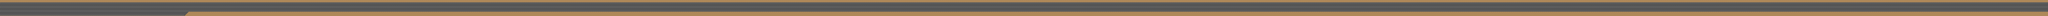

A level layout from a 2D game, rendered from its tile map. Below: a short description, then the map file with tile-grid data replaced by summaries:
An orthogonal 1000x8 tile map with 64x64 px tiles, 2 tile layers (GameEvents, TileLayer), 2 tilesets.

<map version="1.0" orientation="orthogonal" width="1000" height="8" tilewidth="64" tileheight="64">
 <tileset firstgid="1" name="basic-tiles" tilewidth="64" tileheight="64">
  <image source="basic-tiles-hd.png" width="256" height="512" />
 </tileset>
 <tileset firstgid="33" name="event-tiles" tilewidth="64" tileheight="64">
  <image source="event-tiles-hd.png" width="64" height="64" />
  <tile id="0">
   <properties>
    <property name="policeSpawn" value="1" />
   </properties>
  </tile>
 </tileset>
 <layer name="GameEvents" width="1000" height="8">
  <data>[8000 cells, 1 non-empty, 1 distinct tile ids]</data>
 </layer>
 <layer name="TileLayer" width="1000" height="8">
  <data>[8000 cells, 8000 non-empty, 8 distinct tile ids]</data>
 </layer>
</map>